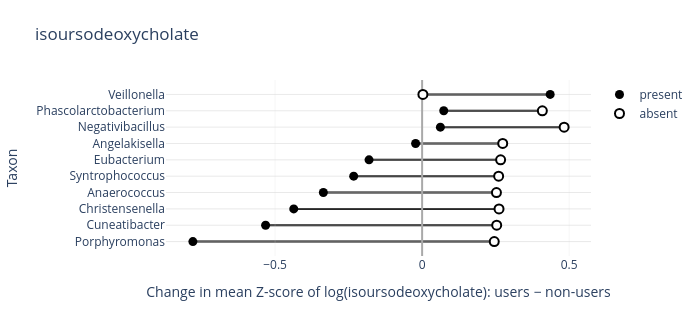

Source (notebook cell):
### Code cell
# isoursodeoxycholate
make_barbell_plot('metabolite_100002488', metabolites_microbes_pa_df, sig_interactions_pa)

### Figure 1 — Plotly figure (JSON) as saved in the notebook; plotly's stock layout.template omitted (floating-point values rounded to 4 significant figures)
{"data": [{"marker": {"color": "black", "size": 9}, "mode": "markers", "name": "present", "type": "scatter", "x": [-0.7796, -0.5322, -0.4365, -0.3359, -0.1805, -0.2327, 0.06211, 0.07351, -0.02224, 0.4355], "y": ["Porphyromonas", "Cuneatibacter", "Christensenella", "Anaerococcus", "Eubacterium", "Syntrophococcus", "Negativibacillus", "Phascolarctobacterium", "Angelakisella", "Veillonella"]}, {"marker": {"color": "white", "line": {"color": "black", "width": 2}, "size": 9}, "mode": "markers", "name": "absent", "type": "scatter", "x": [0.2453, 0.2536, 0.2615, 0.2527, 0.2669, 0.2602, 0.4829, 0.4088, 0.2741, 0.002646], "y": ["Porphyromonas", "Cuneatibacter", "Christensenella", "Anaerococcus", "Eubacterium", "Syntrophococcus", "Negativibacillus", "Phascolarctobacterium", "Angelakisella", "Veillonella"]}], "layout": {"height": 310, "margin": {"b": 40, "l": 80, "r": 40, "t": 80}, "plot_bgcolor": "white", "shapes": [{"layer": "below", "line": {"color": "black", "width": 2}, "type": "line", "x0": -0.7796, "x1": 0.2453, "y0": "Porphyromonas", "y1": "Porphyromonas"}, {"layer": "below", "line": {"color": "black", "width": 2}, "type": "line", "x0": -0.5322, "x1": 0.2536, "y0": "Cuneatibacter", "y1": "Cuneatibacter"}, {"layer": "below", "line": {"color": "black", "width": 2}, "type": "line", "x0": -0.4365, "x1": 0.2615, "y0": "Christensenella", "y1": "Christensenella"}, {"layer": "below", "line": {"color": "black", "width": 2}, "type": "line", "x0": -0.3359, "x1": 0.2527, "y0": "Anaerococcus", "y1": "Anaerococcus"}, {"layer": "below", "line": {"color": "black", "width": 2}, "type": "line", "x0": -0.1805, "x1": 0.2669, "y0": "Eubacterium", "y1": "Eubacterium"}, {"layer": "below", "line": {"color": "black", "width": 2}, "type": "line", "x0": -0.2327, "x1": 0.2602, "y0": "Syntrophococcus", "y1": "Syntrophococcus"}, {"layer": "below", "line": {"color": "black", "width": 2}, "type": "line", "x0": 0.06211, "x1": 0.4829, "y0": "Negativibacillus", "y1": "Negativibacillus"}, {"layer": "below", "line": {"color": "black", "width": 2}, "type": "line", "x0": 0.07351, "x1": 0.4088, "y0": "Phascolarctobacterium", "y1": "Phascolarctobacterium"}, {"layer": "below", "line": {"color": "black", "width": 2}, "type": "line", "x0": -0.02224, "x1": 0.2741, "y0": "Angelakisella", "y1": "Angelakisella"}, {"layer": "below", "line": {"color": "black", "width": 2}, "type": "line", "x0": 0.4355, "x1": 0.002646, "y0": "Veillonella", "y1": "Veillonella"}], "title": {"text": "isoursodeoxycholate"}, "width": 700, "xaxis": {"autorange": true, "gridcolor": "lightgrey", "gridwidth": 0.2, "range": [-0.8715, 0.5748], "showgrid": true, "title": {"text": "Change in mean Z-score of log(isoursodeoxycholate): users − non-users"}, "type": "linear", "zeroline": true, "zerolinecolor": "darkgrey", "zerolinewidth": 2}, "yaxis": {"autorange": true, "categoryarray": ["Porphyromonas", "Cuneatibacter", "Christensenella", "Anaerococcus", "Syntrophococcus", "Eubacterium", "Angelakisella", "Negativibacillus", "Phascolarctobacterium", "Veillonella"], "categoryorder": "array", "gridcolor": "lightgrey", "gridwidth": 0.5, "range": [-0.8799, 9.88], "showgrid": true, "title": {"text": "Taxon"}, "type": "category"}}}
